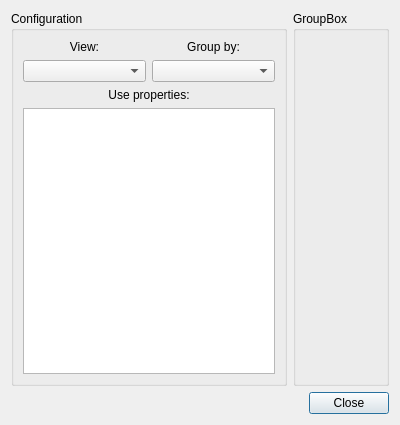
<?xml version="1.0" encoding="UTF-8"?>
<ui version="4.0">
 <class>radviz</class>
 <widget class="QDialog" name="radviz">
  <property name="geometry">
   <rect>
    <x>0</x>
    <y>0</y>
    <width>400</width>
    <height>425</height>
   </rect>
  </property>
  <property name="windowTitle">
   <string>RadViz Item</string>
  </property>
  <layout class="QGridLayout" name="gridLayout">
   <item row="0" column="0">
    <widget class="QGroupBox" name="gbox_config">
     <property name="minimumSize">
      <size>
       <width>276</width>
       <height>0</height>
      </size>
     </property>
     <property name="maximumSize">
      <size>
       <width>276</width>
       <height>16777215</height>
      </size>
     </property>
     <property name="title">
      <string>Configuration</string>
     </property>
     <layout class="QGridLayout" name="gridLayout_2">
      <item row="1" column="0">
       <widget class="QComboBox" name="combox_view"/>
      </item>
      <item row="1" column="1">
       <widget class="QComboBox" name="combox_label"/>
      </item>
      <item row="0" column="0">
       <widget class="QLabel" name="label">
        <property name="text">
         <string>View:</string>
        </property>
        <property name="alignment">
         <set>Qt::AlignCenter</set>
        </property>
       </widget>
      </item>
      <item row="0" column="1">
       <widget class="QLabel" name="label_2">
        <property name="text">
         <string>Group by:</string>
        </property>
        <property name="alignment">
         <set>Qt::AlignCenter</set>
        </property>
       </widget>
      </item>
      <item row="2" column="0" colspan="2">
       <widget class="QLabel" name="label_3">
        <property name="text">
         <string>Use properties:</string>
        </property>
        <property name="alignment">
         <set>Qt::AlignCenter</set>
        </property>
       </widget>
      </item>
      <item row="3" column="0" colspan="2">
       <widget class="QTableView" name="props">
        <property name="editTriggers">
         <set>QAbstractItemView::CurrentChanged</set>
        </property>
        <attribute name="horizontalHeaderStretchLastSection">
         <bool>true</bool>
        </attribute>
        <attribute name="verticalHeaderVisible">
         <bool>false</bool>
        </attribute>
        <attribute name="verticalHeaderDefaultSectionSize">
         <number>20</number>
        </attribute>
        <attribute name="verticalHeaderMinimumSectionSize">
         <number>20</number>
        </attribute>
       </widget>
      </item>
     </layout>
    </widget>
   </item>
   <item row="0" column="1">
    <widget class="QGroupBox" name="gbox_viz">
     <property name="title">
      <string>GroupBox</string>
     </property>
    </widget>
   </item>
   <item row="1" column="0" colspan="2">
    <widget class="QDialogButtonBox" name="buttons">
     <property name="orientation">
      <enum>Qt::Horizontal</enum>
     </property>
     <property name="standardButtons">
      <set>QDialogButtonBox::Close</set>
     </property>
    </widget>
   </item>
  </layout>
 </widget>
 <resources/>
 <connections>
  <connection>
   <sender>buttons</sender>
   <signal>accepted()</signal>
   <receiver>radviz</receiver>
   <slot>accept()</slot>
   <hints>
    <hint type="sourcelabel">
     <x>248</x>
     <y>254</y>
    </hint>
    <hint type="destinationlabel">
     <x>157</x>
     <y>274</y>
    </hint>
   </hints>
  </connection>
  <connection>
   <sender>buttons</sender>
   <signal>rejected()</signal>
   <receiver>radviz</receiver>
   <slot>reject()</slot>
   <hints>
    <hint type="sourcelabel">
     <x>316</x>
     <y>260</y>
    </hint>
    <hint type="destinationlabel">
     <x>286</x>
     <y>274</y>
    </hint>
   </hints>
  </connection>
 </connections>
</ui>
